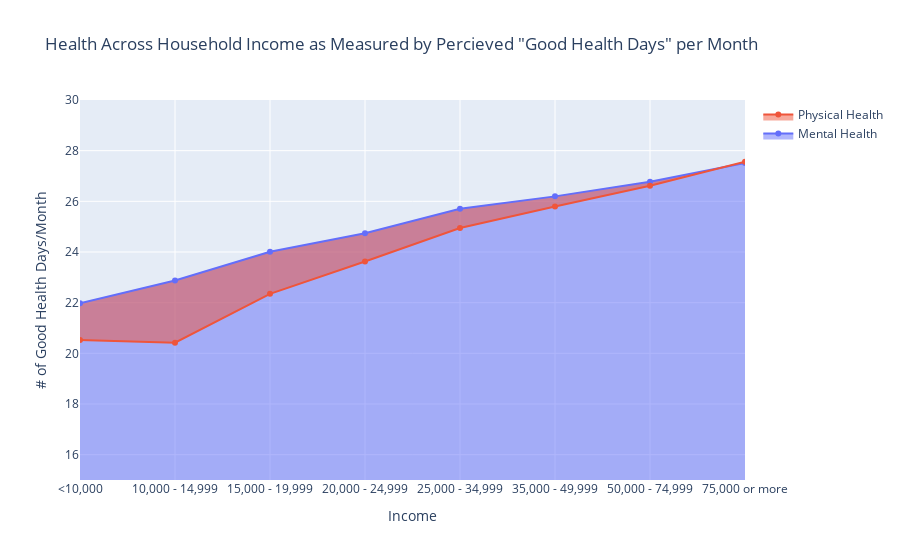

The code cell stored with this chart in its notebook:
### Code cell
labels = ['Mental Health', 'Physical Health']
colors = ['rgb(67,67,67)', 'rgb(49,130,189)']
mode_size = [8, 8]
line_size = [2, 2]

fig = go.Figure()

fig.add_trace(go.Scatter(
        x=df_men_inc['INCOME2'], y=df_men_inc['REV_MENTHLTH'], 
        fill='tozeroy',
        #mode='none',
        name=labels[0],
        #line=dict(color=colors[0], width=line_size[0]),
        connectgaps=True,
        
    ))

    # endpoints
fig.add_trace(go.Scatter(
        x=df_phys_inc['INCOME2'], y=df_phys_inc['REV_PHYSHLTH'],
        fill='tonexty',
        #mode='none',
        name=labels[1],
        #marker=dict(color=colors[1], size=mode_size[1])
    ))
fig.update_yaxes(range=[15, 30])
fig.update_layout(title='Health Across Household Income as Measured by Percieved "Good Health Days" per Month',
                   xaxis_title='Income',
                   yaxis_title='# of Good Health Days/Month')

### Figure 1 — Plotly figure (JSON) as saved in the notebook; plotly's stock layout.template omitted (floating-point values rounded to 4 significant figures)
{"data": [{"connectgaps": true, "fill": "tozeroy", "name": "Mental Health", "type": "scatter", "x": ["<10,000", "10,000 - 14,999", "15,000 - 19,999", "20,000 - 24,999", "25,000 - 34,999", "35,000 - 49,999", "50,000 - 74,999", "75,000 or more"], "y": [21.98, 22.88, 24.01, 24.74, 25.71, 26.2, 26.77, 27.52]}, {"fill": "tonexty", "name": "Physical Health", "type": "scatter", "x": ["<10,000", "10,000 - 14,999", "15,000 - 19,999", "20,000 - 24,999", "25,000 - 34,999", "35,000 - 49,999", "50,000 - 74,999", "75,000 or more"], "y": [20.52, 20.42, 22.35, 23.62, 24.95, 25.8, 26.62, 27.56]}], "layout": {"title": {"text": "Health Across Household Income as Measured by Percieved \"Good Health Days\" per Month"}, "xaxis": {"title": {"text": "Income"}}, "yaxis": {"range": [15, 30], "title": {"text": "# of Good Health Days/Month"}}}}
